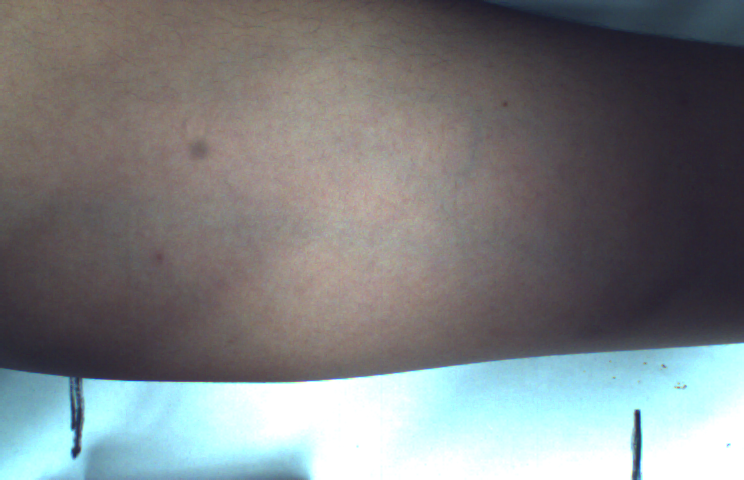
#> input picture data/color/zul4.bmp, 744 x 480 px, found by its file name
$ python eigen.py   (older library calls are emulated)
#> lines starting #> are read from the running program, lines starting #| are printed output that depends on the picture; after the words box and inside, x2 and y2 are one past the last pixel; in counts of white or black regions, pixels touching at a corner belong together
# -*- coding: utf-8 -*-
"""
Created on Thu Jun 23 11:15:11 2016

@author: Quek Yu Yang
"""

import cv2
import numpy as np

def hessEig(sobelxx,sobelxy,sobelyy):
    eigval_array = np.zeros((np.size(sobelxx,0),np.size(sobelxx,1),2))   # initialization
    for i in range(np.size(sobelxx,0)):   # row index
        for j in range(np.size(sobelxx,1)):   # column index
            mat = [[sobelxx[i,j],sobelxy[i,j]],[sobelxy[i,j],sobelyy[i,j]]]   #hessian matrix
            [eigval,eigvec] = np.linalg.eig(mat)
            eigval_array[i,j,:] = eigval
    return eigval_array

if __name__ == '__main__':
    filename = 'zul4'
    img = cv2.imread('../data/IR/'+filename+'.bmp',0)
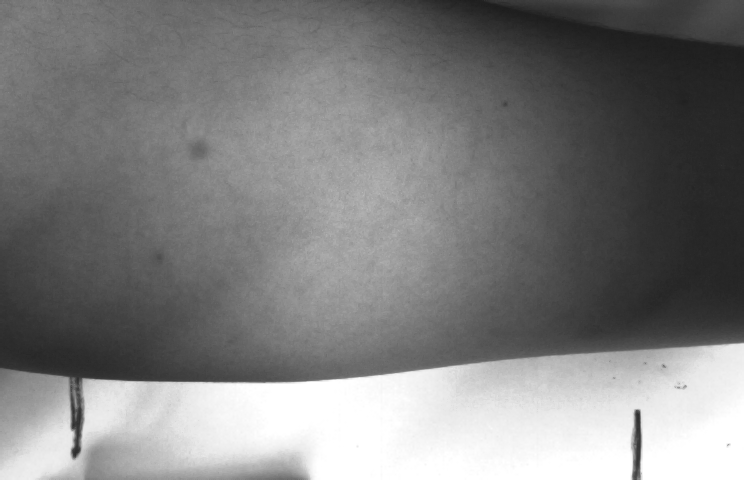
#> img: shape (480, 744); min 28, max 255, mean 126.1
    small = cv2.pyrDown(img)
    cv2.imwrite('../data/IR/small/'+filename+'.jpg',small)

    img = cv2.imread('../data/color/'+filename+'.bmp')
#> img is the input picture: shape (480, 744, 3); mean B, G, R 128.5, 127, 123.3
    img = img[:,:,2]
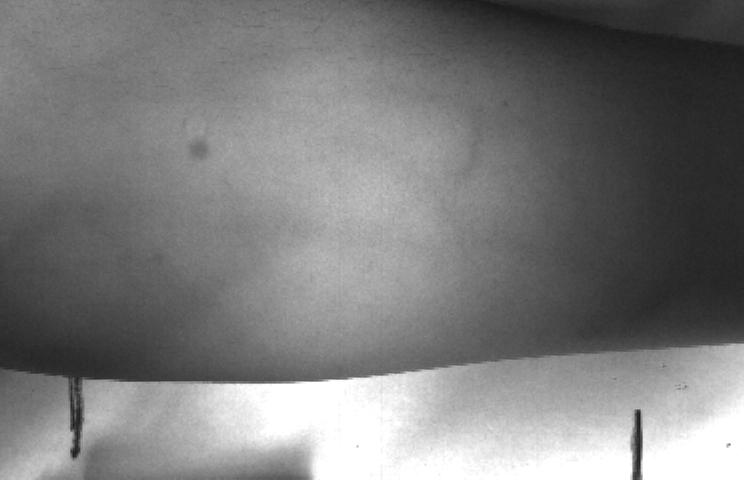
#> img: shape (480, 744); min 24, max 255, mean 123.3
    small = cv2.pyrDown(img)
    small = cv2.GaussianBlur(small,(21,21),2)

    sobelxx = cv2.Sobel(small,cv2.CV_64F,2,0,ksize=9)
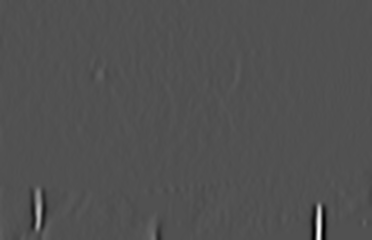
#> sobelxx: shape (240, 372) float64; min -112343, max 239452, mean 0.4; drawn with min black and max white
    sobelyy = cv2.Sobel(small,cv2.CV_64F,0,2,ksize=9)
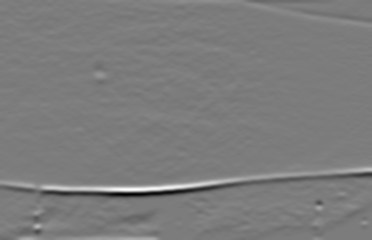
#> sobelyy: shape (240, 372) float64; min -110090, max 115158, mean 22.1; drawn with min black and max white
    sobelxy = cv2.Sobel(small,cv2.CV_64F,1,1,ksize=9)
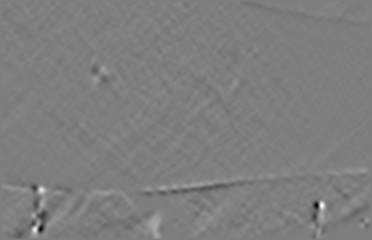
#> sobelxy: shape (240, 372) float64; min -40089, max 40794, mean 27.9; drawn with min black and max white

    maj_thres = 2000
    eigval_array = hessEig(sobelxx,sobelxy,sobelyy)
    major = np.amax(eigval_array,2) > maj_thres
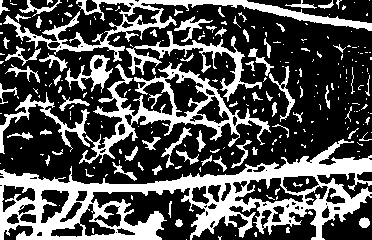
#> major: shape (240, 372) bool; 32% white; 264 white regions (191 under 20 px), largest, box (x1, y1, x2, y2) and area: (0, 139, 372, 240) 12721, (79, 62, 271, 164) 3739, (3, 0, 372, 62) 3604

    np.save('../data/eigen/'+filename,major.astype(np.uint8)*255)
